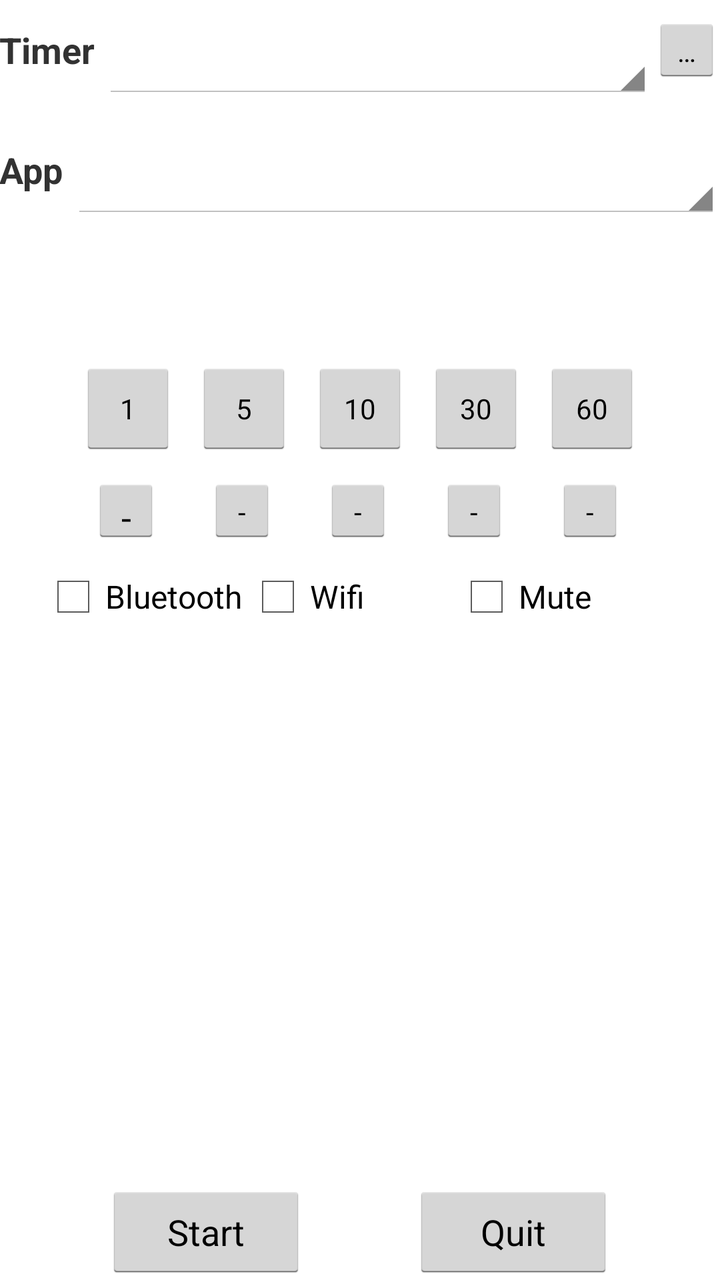
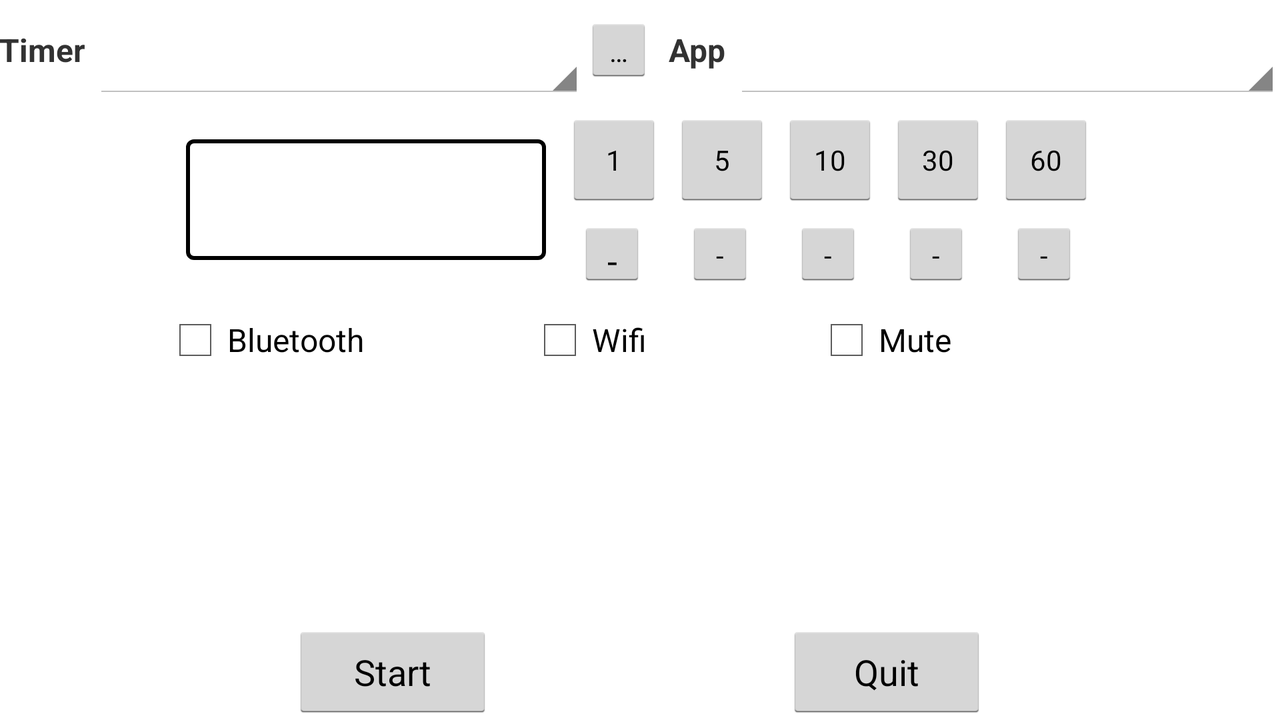

Compare how this app lays out the same screen by default and in its alternative resource folder. The renders come first, then the two layout files and the values they reference.
<!-- AndroidManifest.xml: application theme AppTheme -->
<!-- res/layout/activity_shutdowntimer.xml -->
<RelativeLayout xmlns:android="http://schemas.android.com/apk/res/android"
    xmlns:tools="http://schemas.android.com/tools" android:layout_width="fill_parent"
    android:layout_height="match_parent" android:paddingLeft="@dimen/activity_horizontal_margin"
    android:paddingRight="@dimen/activity_horizontal_margin"
    android:paddingTop="@dimen/activity_vertical_margin"
    android:paddingBottom="@dimen/activity_vertical_margin" tools:context=".shutdowntimer"
    android:id="@+id/shutdowntimer">

    <LinearLayout
        android:orientation="horizontal"
        android:layout_width="fill_parent"
        android:layout_height="wrap_content"
        android:layout_alignParentLeft="true"
        android:id="@+id/loTimers"
        android:layout_margin="0dp">

        <TextView android:text="@string/timers"
            android:layout_width="wrap_content"
            android:layout_height="fill_parent"
            android:id="@+id/tvTimers"
            android:textSize="18sp"
            android:layout_gravity="center_vertical|right"
            android:textStyle="bold"
            android:gravity="center_vertical" />

        <Spinner
            android:layout_width="0dp"
            android:layout_height="50dp"
            android:id="@+id/spnTimer"
            android:layout_weight="1"
            android:gravity="fill_horizontal"
            android:layout_marginLeft="4dp" />

        <Button
            style="?android:attr/buttonStyleSmall"
            android:layout_width="34dp"
            android:layout_height="34dp"
            android:text="@string/ellipsis"
            android:id="@+id/btnAddTimer"
            android:layout_gravity="center_vertical" />

    </LinearLayout>

    <LinearLayout
        android:orientation="horizontal"
        android:layout_width="fill_parent"
        android:layout_height="wrap_content"
        android:layout_alignParentLeft="true"
        android:id="@+id/loApps"
        android:focusable="true"
        android:layout_below="@+id/loTimers"
        android:layout_marginTop="10dp">

        <TextView
            android:layout_width="wrap_content"
            android:layout_height="fill_parent"
            android:text="@string/apps"
            android:id="@+id/tvApps"
            android:textSize="18sp"
            android:textStyle="bold"
            android:gravity="center_vertical" />

        <Spinner
            android:layout_width="0dp"
            android:layout_height="50dp"
            android:id="@+id/spnApp"
            android:tag="run_app"
            android:layout_weight="1"
            android:spinnerMode="dropdown"
            android:layout_marginLeft="4dp" />

    </LinearLayout>

    <EditText
        android:layout_width="wrap_content"
        android:layout_height="wrap_content"
        android:inputType="time"
        android:ems="10"
        android:id="@+id/txtCountdown"
        android:gravity="center_vertical|center_horizontal"
        android:textSize="30sp"
        android:enabled="false"
        android:layout_alignParentLeft="false"
        android:layout_marginTop="20dp"
        android:layout_below="@+id/loApps"
        android:width="220dp"
        android:layout_centerHorizontal="true"
        android:background="@drawable/custom_bg_2" />

    <RelativeLayout
        android:orientation="horizontal"
        android:layout_width="fill_parent"
        android:layout_height="wrap_content"
        android:layout_alignParentLeft="true"
        android:id="@+id/loIncrement"
        android:layout_below="@+id/txtCountdown"
        android:gravity="center_horizontal"
        android:layout_marginTop="10dp">

        <Button
            style="?android:attr/buttonStyleSmall"
            android:layout_width="wrap_content"
            android:layout_height="wrap_content"
            android:text="@string/num_one"
            android:id="@+id/btn1"
            android:tag="1" />

        <Button
            style="?android:attr/buttonStyleSmall"
            android:layout_width="wrap_content"
            android:layout_height="wrap_content"
            android:text="@string/num_five"
            android:id="@+id/btn5"
            android:tag="5"
            android:layout_toRightOf="@+id/btn1"
            android:layout_marginLeft="10dp"
            android:layout_alignTop="@+id/btn1" />

        <Button
            style="?android:attr/buttonStyleSmall"
            android:layout_width="wrap_content"
            android:layout_height="wrap_content"
            android:text="@string/num_ten"
            android:id="@+id/btn10"
            android:tag="10"
            android:layout_alignTop="@+id/btn1"
            android:layout_toRightOf="@+id/btn5"
            android:layout_marginLeft="10dp"/>

        <Button
            style="?android:attr/buttonStyleSmall"
            android:layout_width="wrap_content"
            android:layout_height="wrap_content"
            android:text="@string/num_thirty"
            android:id="@+id/btn30"
            android:tag="30"
            android:layout_toRightOf="@+id/btn10"
            android:layout_marginLeft="10dp"
            android:layout_alignTop="@+id/btn1" />

        <Button
            style="?android:attr/buttonStyleSmall"
            android:layout_width="wrap_content"
            android:layout_height="wrap_content"
            android:text="@string/num_sixty"
            android:id="@+id/btn60"
            android:tag="60"
            android:layout_toRightOf="@+id/btn30"
            android:layout_marginLeft="10dp"
            android:layout_alignTop="@+id/btn1"/>

        <Button
            android:layout_width="34dp"
            android:layout_height="34dp"
            android:text="@string/minus_symbol"
            android:id="@+id/btnMinus1"
            android:tag="-1"
            android:layout_below="@+id/btn1"
            android:layout_alignLeft="@+id/btn1"
            android:layout_marginTop="10dp"
            android:layout_marginLeft="6dp" />

        <Button
            style="?android:attr/buttonStyleSmall"
            android:layout_width="34dp"
            android:layout_height="34dp"
            android:text="@string/minus_symbol"
            android:id="@+id/btnMinus5"
            android:tag="-5"
            android:layout_below="@+id/btn5"
            android:layout_alignLeft="@+id/btn5"
            android:layout_marginLeft="6dp"
            android:layout_marginTop="10dp" />

        <Button
            style="?android:attr/buttonStyleSmall"
            android:layout_width="34dp"
            android:layout_height="34dp"
            android:text="@string/minus_symbol"
            android:id="@+id/btnMinus10"
            android:tag="-10"
            android:layout_alignLeft="@+id/btn10"
            android:layout_below="@+id/btn10"
            android:layout_marginLeft="6dp"
            android:layout_marginTop="10dp"/>

        <Button
            style="?android:attr/buttonStyleSmall"
            android:layout_width="34dp"
            android:layout_height="34dp"
            android:text="@string/minus_symbol"
            android:id="@+id/btnMinus30"
            android:tag="-30"
            android:layout_alignLeft="@+id/btn30"
            android:layout_below="@+id/btn30"
            android:layout_marginLeft="6dp"
            android:layout_marginTop="10dp"/>

        <Button
            style="?android:attr/buttonStyleSmall"
            android:layout_width="34dp"
            android:layout_height="34dp"
            android:text="@string/minus_symbol"
            android:id="@+id/btnMinus60"
            android:tag="-60"
            android:layout_alignLeft="@+id/btn60"
            android:layout_marginLeft="6dp"
            android:layout_marginTop="10dp"
            android:layout_below="@+id/btn60"/>

    </RelativeLayout>

    <LinearLayout
        android:orientation="horizontal"
        android:layout_width="fill_parent"
        android:layout_height="wrap_content"
        android:layout_alignParentLeft="true"
        android:id="@+id/loBroadcast"
        android:layout_below="@+id/loIncrement"
        android:layout_marginTop="10dp">

        <TextView
            android:layout_width="0dp"
            android:layout_height="5dp"
            android:layout_weight=".5"/>

        <CheckBox
            android:layout_width="wrap_content"
            android:layout_height="wrap_content"
            android:text="@string/bluetooth"
            android:tag="dis_bluetooth"
            android:id="@+id/cbBluetooth"
            android:checked="false"
            android:enabled="true" />

        <CheckBox
            android:layout_width="wrap_content"
            android:layout_height="wrap_content"
            android:text="@string/wifi"
            android:tag="dis_wifi"
            android:id="@+id/cbWifi"
            android:checked="false"
            android:enabled="true"
            android:layout_weight="1.02"
            android:layout_marginLeft="2dp" />

        <CheckBox
            android:layout_width="wrap_content"
            android:layout_height="wrap_content"
            android:text="@string/mute"
            android:tag="mute"
            android:id="@+id/cbMute"
            android:checked="false"
            android:layout_weight="1.02"
            android:layout_marginLeft="2dp" />

        <TextView
            android:layout_width="0dp"
            android:layout_height="5dp"
            android:layout_weight=".5"/>

    </LinearLayout>

    <LinearLayout
        android:orientation="horizontal"
        android:layout_width="fill_parent"
        android:layout_height="wrap_content"
        android:layout_alignParentLeft="false"
        android:id="@+id/loActions"
        android:layout_below="@+id/loBroadcast"
        android:layout_alignParentBottom="true">

        <TextView
            android:layout_width="0dp"
            android:layout_height="5dp"
            android:layout_weight="1"/>

        <Button
            android:layout_width="wrap_content"
            android:layout_height="wrap_content"
            android:text="@string/start_word"
            android:id="@+id/btnStartTimer"
            android:width="100dp"
            android:layout_gravity="bottom" />

        <TextView
            android:layout_width="0dp"
            android:layout_height="5dp"
            android:layout_weight="1"/>

        <Button
            android:layout_width="wrap_content"
            android:layout_height="wrap_content"
            android:text="@string/quit_word"
            android:id="@+id/btnCancel"
            android:width="100dp"
            android:layout_gravity="bottom|right" />

        <TextView
            android:layout_width="0dp"
            android:layout_height="5dp"
            android:layout_weight="1"/>

    </LinearLayout>

</RelativeLayout>
<!-- resources referenced by this layout -->
<resources>
  <string name="apps">App</string>
  <string name="bluetooth">Bluetooth</string>
  <string name="ellipsis">…</string>
  <string name="minus_symbol">-</string>
  <string name="mute">Mute</string>
  <string name="num_five">5</string>
  <string name="num_one">1</string>
  <string name="num_sixty">60</string>
  <string name="num_ten">10</string>
  <string name="num_thirty">30</string>
  <string name="quit_word">Quit</string>
  <string name="start_word">Start</string>
  <string name="timers">Timer</string>
  <string name="wifi">Wifi</string>
  <style name="AppTheme" parent="android:Theme.Holo.Light.DarkActionBar">
          
      </style>
</resources>
<!-- res/layout-land/activity_shutdowntimer.xml (the author's variant of the layout above) -->
<!-- drawn on the phone turned sideways -->
<RelativeLayout xmlns:android="http://schemas.android.com/apk/res/android"
    xmlns:tools="http://schemas.android.com/tools" android:layout_width="match_parent"
    android:layout_height="match_parent" android:paddingLeft="@dimen/activity_horizontal_margin"
    android:paddingRight="@dimen/activity_horizontal_margin"
    android:paddingTop="@dimen/activity_vertical_margin"
    android:paddingBottom="@dimen/activity_vertical_margin" tools:context=".shutdowntimer"
    android:id="@+id/shutdowntimer">

    <LinearLayout
        android:orientation="horizontal"
        android:layout_width="fill_parent"
        android:layout_height="wrap_content"
        android:layout_alignParentLeft="true"
        android:id="@+id/loTimersApps"
        android:baselineAligned="false">

        <TextView android:text="@string/timers"
            android:layout_width="wrap_content"
            android:layout_height="fill_parent"
            android:id="@+id/tvTimers"
            android:textSize="16sp"
            android:layout_gravity="center_vertical|right"
            android:textStyle="bold"
            android:gravity="center_vertical" />

        <Spinner
            android:layout_width="0dp"
            android:layout_height="50dp"
            android:id="@+id/spnTimer"
            android:layout_weight=".9"
            android:layout_marginLeft="4dp" />

        <Button
            style="?android:attr/buttonStyleSmall"
            android:layout_width="34dp"
            android:layout_height="34dp"
            android:text="@string/ellipsis"
            android:id="@+id/btnAddTimer"
            android:layout_gravity="center_vertical" />

        <TextView
            android:layout_width="wrap_content"
            android:layout_height="fill_parent"
            android:text="@string/apps"
            android:id="@+id/tvApps"
            android:textSize="16sp"
            android:textStyle="bold"
            android:layout_marginLeft="8dp"
            android:gravity="center_vertical" />

        <Spinner
            android:layout_width="0dp"
            android:layout_height="50dp"
            android:id="@+id/spnApp"
            android:layout_weight="1"
            android:spinnerMode="dropdown"
            android:layout_marginLeft="4dp" />

    </LinearLayout>

    <LinearLayout
        android:orientation="horizontal"
        android:layout_width="fill_parent"
        android:layout_height="wrap_content"
        android:id="@+id/loCountdown"
        android:focusable="true"
        android:layout_below="@+id/loTimersApps"
        android:baselineAligned="false"
        android:layout_marginTop="6dp"
        android:gravity="center_horizontal">

        <EditText
            android:layout_width="wrap_content"
            android:layout_height="wrap_content"
            android:inputType="time"
            android:ems="10"
            android:id="@+id/txtCountdown"
            android:textSize="30sp"
            android:enabled="false"
            android:width="180dp"
            android:background="@drawable/black_border"
            android:layout_gravity="center_vertical"
            android:gravity="center"/>

        <RelativeLayout
            android:orientation="horizontal"
            android:layout_width="wrap_content"
            android:layout_height="wrap_content"
            android:id="@+id/loIncrement"
            android:gravity="center_horizontal"
            android:layout_marginLeft="10dp">

            <Button
                style="?android:attr/buttonStyleSmall"
                android:layout_width="wrap_content"
                android:layout_height="wrap_content"
                android:text="@string/num_one"
                android:id="@+id/btn1"
                android:tag="1" />

            <Button
                style="?android:attr/buttonStyleSmall"
                android:layout_width="wrap_content"
                android:layout_height="wrap_content"
                android:text="@string/num_five"
                android:id="@+id/btn5"
                android:tag="5"
                android:layout_toRightOf="@+id/btn1"
                android:layout_marginLeft="6dp"
                android:layout_alignTop="@+id/btn1" />

            <Button
                style="?android:attr/buttonStyleSmall"
                android:layout_width="wrap_content"
                android:layout_height="wrap_content"
                android:text="@string/num_ten"
                android:id="@+id/btn10"
                android:tag="10"
                android:layout_alignTop="@+id/btn1"
                android:layout_toRightOf="@+id/btn5"
                android:layout_marginLeft="6dp"/>

            <Button
                style="?android:attr/buttonStyleSmall"
                android:layout_width="wrap_content"
                android:layout_height="wrap_content"
                android:text="@string/num_thirty"
                android:id="@+id/btn30"
                android:tag="30"
                android:layout_toRightOf="@+id/btn10"
                android:layout_marginLeft="6dp"
                android:layout_alignTop="@+id/btn1" />

            <Button
                style="?android:attr/buttonStyleSmall"
                android:layout_width="wrap_content"
                android:layout_height="wrap_content"
                android:text="@string/num_sixty"
                android:id="@+id/btn60"
                android:tag="60"
                android:layout_toRightOf="@+id/btn30"
                android:layout_marginLeft="6dp"
                android:layout_alignTop="@+id/btn1"/>

            <Button
                android:layout_width="34dp"
                android:layout_height="34dp"
                android:text="@string/minus_symbol"
                android:id="@+id/btnMinus1"
                android:tag="-1"
                android:layout_below="@+id/btn1"
                android:layout_alignLeft="@+id/btn1"
                android:layout_marginTop="6dp"
                android:layout_marginLeft="6dp" />

            <Button
                style="?android:attr/buttonStyleSmall"
                android:layout_width="34dp"
                android:layout_height="34dp"
                android:text="@string/minus_symbol"
                android:id="@+id/btnMinus5"
                android:tag="-5"
                android:layout_below="@+id/btn5"
                android:layout_alignLeft="@+id/btn5"
                android:layout_marginLeft="6dp"
                android:layout_marginTop="6dp" />

            <Button
                style="?android:attr/buttonStyleSmall"
                android:layout_width="34dp"
                android:layout_height="34dp"
                android:text="@string/minus_symbol"
                android:id="@+id/btnMinus10"
                android:tag="-10"
                android:layout_alignLeft="@+id/btn10"
                android:layout_below="@+id/btn10"
                android:layout_marginLeft="6dp"
                android:layout_marginTop="6dp"/>

            <Button
                style="?android:attr/buttonStyleSmall"
                android:layout_width="34dp"
                android:layout_height="34dp"
                android:text="@string/minus_symbol"
                android:id="@+id/btnMinus30"
                android:tag="-30"
                android:layout_alignLeft="@+id/btn30"
                android:layout_below="@+id/btn30"
                android:layout_marginLeft="6dp"
                android:layout_marginTop="6dp"/>

            <Button
                style="?android:attr/buttonStyleSmall"
                android:layout_width="34dp"
                android:layout_height="34dp"
                android:text="@string/minus_symbol"
                android:id="@+id/btnMinus60"
                android:tag="-60"
                android:layout_alignLeft="@+id/btn60"
                android:layout_marginLeft="6dp"
                android:layout_marginTop="6dp"
                android:layout_below="@+id/btn60"/>

        </RelativeLayout>

    </LinearLayout>

    <LinearLayout
        android:orientation="horizontal"
        android:layout_width="fill_parent"
        android:layout_height="wrap_content"
        android:layout_alignParentLeft="true"
        android:id="@+id/loBroadcast"
        android:layout_below="@+id/loCountdown"
        android:layout_marginTop="10dp">

        <TextView
            android:layout_width="0dp"
            android:layout_height="5dp"
            android:layout_weight="1"/>

        <CheckBox
            android:layout_width="wrap_content"
            android:layout_height="wrap_content"
            android:text="@string/bluetooth"
            android:id="@+id/cbBluetooth"
            android:checked="false"
            android:layout_weight="1" />

        <CheckBox
            android:layout_width="wrap_content"
            android:layout_height="wrap_content"
            android:text="@string/wifi"
            android:id="@+id/cbWifi"
            android:checked="false"
            android:layout_weight="1" />

        <CheckBox
            android:layout_width="wrap_content"
            android:layout_height="wrap_content"
            android:text="@string/mute"
            android:tag="mute"
            android:id="@+id/cbMute"
            android:checked="false"
            android:layout_weight="1"
            android:layout_marginLeft="2dp" />

        <TextView
            android:layout_width="0dp"
            android:layout_height="5dp"
            android:layout_weight="1"/>

    </LinearLayout>

    <LinearLayout
        android:orientation="horizontal"
        android:layout_width="fill_parent"
        android:layout_height="wrap_content"
        android:layout_alignParentLeft="false"
        android:id="@+id/loActions"
        android:layout_below="@+id/loBroadcast"
        android:layout_alignParentBottom="true">

        <TextView
            android:layout_width="0dp"
            android:layout_height="5dp"
            android:layout_weight="1"/>

        <Button
            android:layout_width="wrap_content"
            android:layout_height="wrap_content"
            android:text="@string/start_word"
            android:id="@+id/btnStartTimer"
            android:width="100dp"
            android:layout_gravity="bottom" />

        <TextView
            android:layout_width="0dp"
            android:layout_height="5dp"
            android:layout_weight="1"/>

        <Button
            android:layout_width="wrap_content"
            android:layout_height="wrap_content"
            android:text="@string/quit_word"
            android:id="@+id/btnCancel"
            android:width="100dp"
            android:layout_gravity="bottom|right" />

        <TextView
            android:layout_width="0dp"
            android:layout_height="5dp"
            android:layout_weight="1"/>

    </LinearLayout>

</RelativeLayout>
<!-- resources referenced by the variant -->
<!-- as the phone turned sideways resolves them -->
<resources>
  <!-- drawable black_border (drawable) -->
  <?xml version="1.0" encoding="utf-8"?>
  <shape xmlns:android="http://schemas.android.com/apk/res/android">
      <solid android:color="#FFFFFF"/>
      <stroke android:width="2dp" android:color="#000000"/>
      <corners android:radius="3dp" />
      <padding android:left="10dp" android:top="10dp"
          android:right="10dp" android:bottom="10dp" />
  </shape>
  <string name="apps">App</string>
  <string name="bluetooth">Bluetooth</string>
  <string name="ellipsis">…</string>
  <string name="minus_symbol">-</string>
  <string name="mute">Mute</string>
  <string name="num_five">5</string>
  <string name="num_one">1</string>
  <string name="num_sixty">60</string>
  <string name="num_ten">10</string>
  <string name="num_thirty">30</string>
  <string name="quit_word">Quit</string>
  <string name="start_word">Start</string>
  <string name="timers">Timer</string>
  <string name="wifi">Wifi</string>
  <style name="AppTheme" parent="android:Theme.Holo.Light.DarkActionBar">
          
      </style>
</resources>
